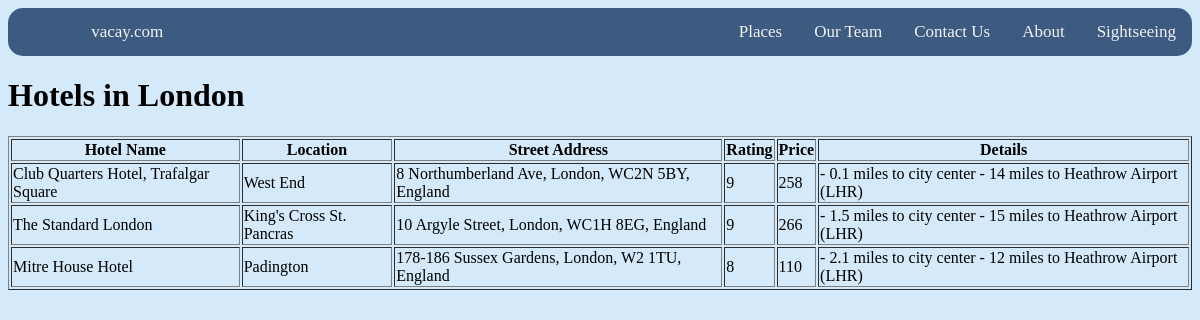
The app's page /london.php with its own data.
### tables this page shows
CREATE TABLE `catalog` (
  `City` text NOT NULL,
  `Hotel Name` text NOT NULL,
  `Location` text NOT NULL,
  `Street Address` text NOT NULL,
  `Rating` int(11) NOT NULL,
  `Price` int(11) NOT NULL,
  `Details` text NOT NULL
);

### london.php (the view, shortened to what this page needs)
<?php
require_once 'login.php';
$conn=mysqli_connect($host,$user,$pass,$db);
$result = mysqli_query($conn,"SELECT * FROM catalog where City ='London'");
echo "<table border='1'>
<tr>
<th>Hotel Name</th>
<th>Location</th>
<th>Street Address</th>
<th>Rating</th>
<th>Price</th>
<th>Details</th>
</tr>";
while($row = mysqli_fetch_array($result))
{
echo "<tr>";
echo "<td>" . $row['Hotel Name'] . "</td>";
echo "<td>" . $row['Location'] . "</td>";
echo "<td>" . $row['Street Address'] . "</td>";
echo "<td>" . $row['Rating'] . "</td>";
echo "<td>" . $row['Price'] . "</td>";
echo "<td>" . $row['Details'] . "</td>";
echo "</tr>";
}
echo "</table>";
?>

### stylesheet.css (style rules this page uses)
.topnav { background-color: #3d5a80; overflow: hidden; border-radius: 15px; }
.topnav a { float: right; color: #f2f2f2; text-align: center; padding: 14px 16px; text-decoration: none; font-size: 17px; font-family: League Gothic; }
.dropdown { float: right; overflow: hidden; border-radius: 15px; }
.dropdown .dropbtn { border: none; outline: none; color: #f2f2f2; padding: 14px 16px; background-color: inherit; font-size: 17px; font-family: League Gothic; margin: 0; }

### records on screen
catalog: Hotel Name "Club Quarters Hotel, Trafalgar Square", Location "West End", Street Address "8 Northumberland Ave, London, WC2N 5BY, England", Rating "9", Price "258", Details "- 0.1 miles to city center - 14 miles to Heathrow Airport (LHR)"
catalog: Hotel Name "The Standard London", Location "King's Cross St. Pancras", Street Address "10 Argyle Street, London, WC1H 8EG, England", Rating "9", Price "266", Details "- 1.5 miles to city center - 15 miles to Heathrow Airport (LHR)"
catalog: Hotel Name "Mitre House Hotel", Location "Padington", Street Address "178-186 Sussex Gardens, London, W2 1TU, England", Rating "8", Price "110", Details "- 2.1 miles to city center - 12 miles to Heathrow Airport (LHR)"
